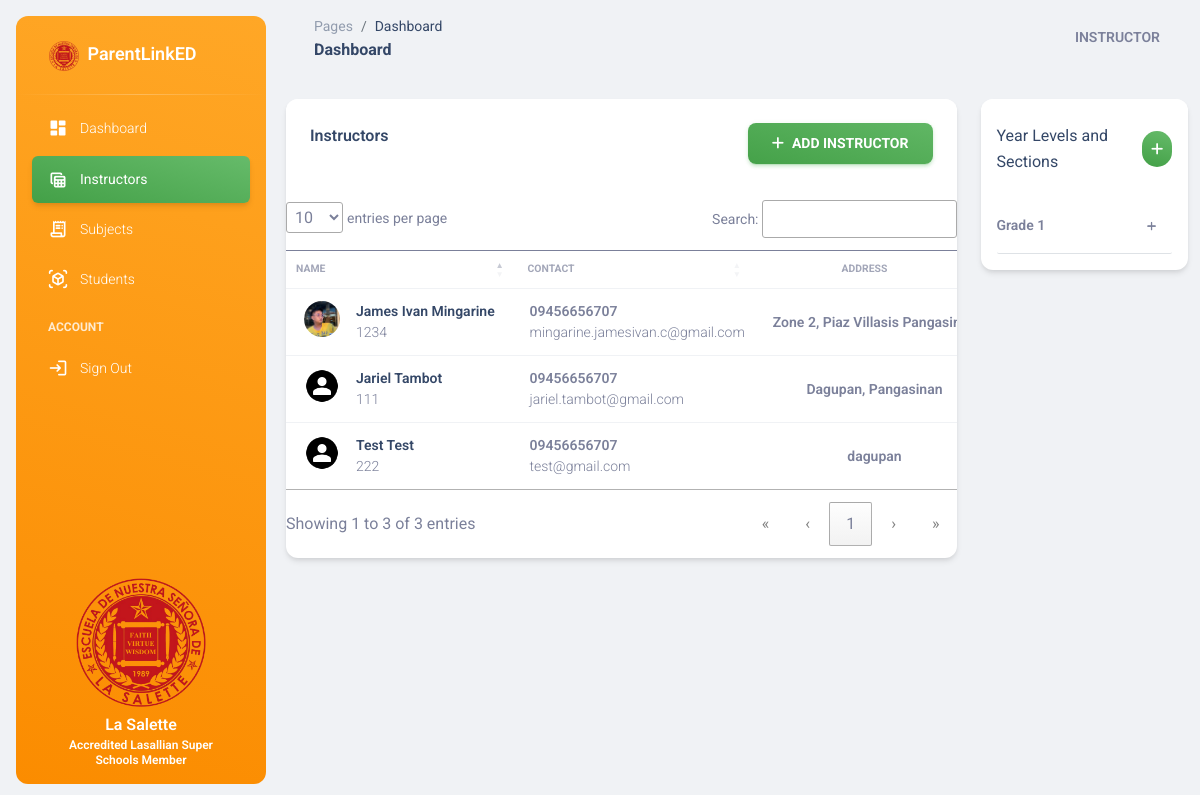
The page /instructors/ (signed in) on the database as committed earlier.
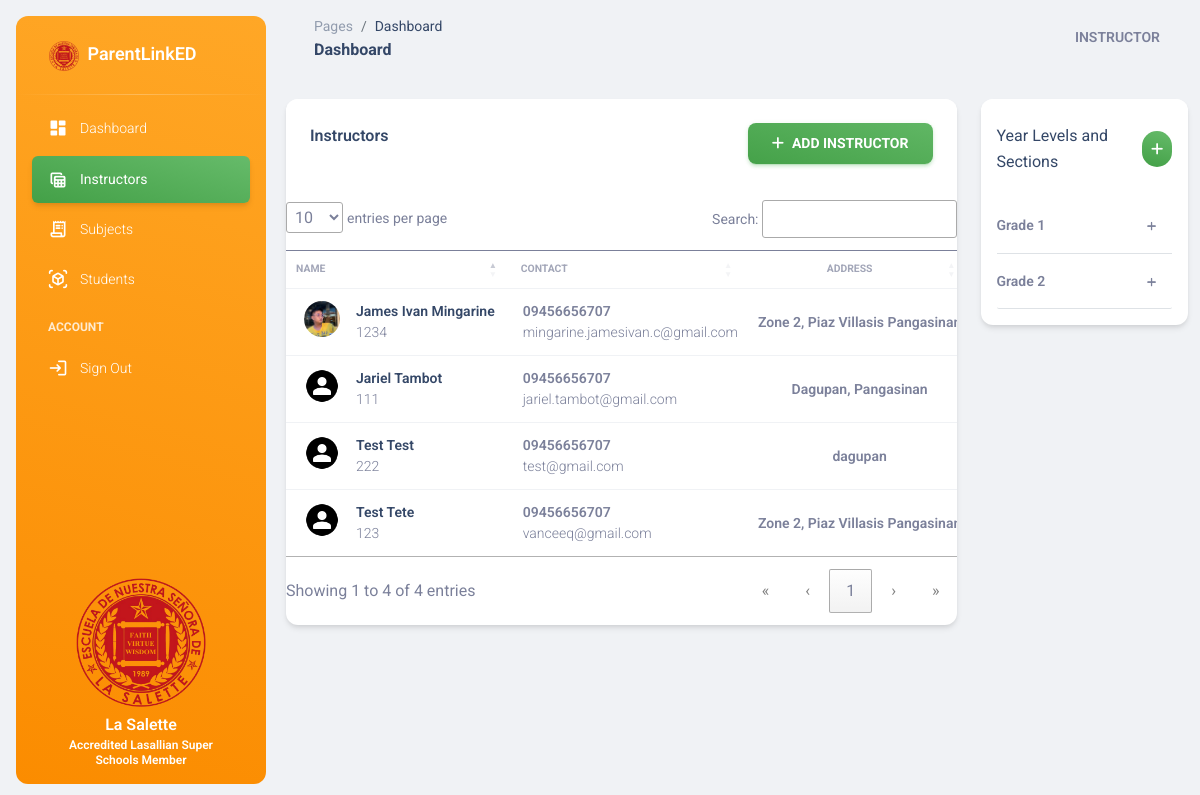
The same page on the database as committed later.
### base/models.py (models this page shows, shortened)
class Instructor(models.Model):
    user = models.OneToOneField(User, on_delete=models.CASCADE)
    employee_id = models.CharField(max_length=100, null = True, blank = True)
    contact_number = models.CharField(max_length=11, null = True, blank = True)
    address = models.CharField(max_length=255, null = True, blank = True)
    avatar = models.ImageField(upload_to='avatars/', default = '/default_avatar.png', null = True, blank = True)
    date_created = models.DateTimeField(auto_now_add=True, null = True, blank = True)

class YearLevelSection(models.Model):
    year_levels = [
        ('Grade 1', 'Grade 1'),
        ('Grade 2', 'Grade 2'),
        ('Grade 3', 'Grade 3'),
        ('Grade 4', 'Grade 4'),
        ('Grade 5', 'Grade 5'),
        ('Grade 6', 'Grade 6'),
    ]
    year_level = models.CharField(max_length=10, choices=year_levels)
    section = models.CharField(max_length=10)
    subjects = models.ManyToManyField(Subject, null=True, blank=True, related_name='year_level_sections')
    instructor = models.ForeignKey(Instructor, on_delete=models.CASCADE, related_name='year_level_sections', null = True, blank = True)
    slug = models.SlugField(max_length=255, unique=True, null=True, blank=True)
    def __str__(self):
        return f"{self.year_level} - {self.section}"

### base/views.py (the view)
# urls.py: path('instructors/', views.instructor_page, name='instructor_page'),
@login_required
def instructor_page(request):
    instructors = Instructor.objects.prefetch_related('year_level_sections__subjects').all()
    grouped_sections = get_grouped_sections()
    context = {
        'instructors': instructors,
        'grouped_sections': grouped_sections
    }
    return render(request, 'base/admin/instructor.html', context)

### base/views.py (called while the page is built)
def get_grouped_sections():
    year_level_sections = YearLevelSection.objects.annotate(student_count=Count('student')).order_by('id', 'section')
    grouped_sections = {}
    for section in year_level_sections:
        year_level = section.year_level
        if year_level not in grouped_sections:
            grouped_sections[year_level] = []
        grouped_sections[year_level].append(section)
    return grouped_sections

### base/templates/base/admin/instructor.html (shortened to what this page needs)
{% extends 'base.html' %}
{% block content %}
<div class="row">
    <div class="col-lg-9 col-md-7 mb-md-0 mb-4">
        <div class="card">
            <div class="card-header d-flex justify-content-between">
                <h6>Instructors</h6>
                <button class="btn text-sm mb-0 bg-gradient-success" data-bs-toggle="modal" data-bs-target="#add_new_instructor">
                    <i class="fa fa-plus text-white me-2" aria-hidden="true"></i>Add Instructor
                </button>
            </div>
            <div class="table-responsive">
              <table class="table align-items-center mb-0 mt-0" id="instructor_table">
                <thead>
                  <tr>
                    <th class="text-uppercase text-secondary text-xxs font-weight-bolder opacity-7">Name</th>
                    <th class="text-uppercase text-secondary text-xxs font-weight-bolder opacity-7 ps-2">Contact</th>
                    <th class="text-center text-uppercase text-secondary text-xxs font-weight-bolder opacity-7">Address</th>
                  </tr>
                </thead>
                <tbody>
                    {% for i in instructors %}
                    <tr>
                        <td>
                            <div class="d-flex px-2 py-1">
                                <div>
                                <img src="{{ i.avatar.url }}" class="avatar avatar-sm me-3">
                                </div>
                                <div class="d-flex flex-column justify-content-center">
                                <a href="{% url 'instructor_detail' i.employee_id %}"><h6 class="mb-0 text-sm text-capitalize">{{ i.user.first_name }} {{ i.user.last_name}}</h6></a>
                                <p class="text-sm text-secondary mb-0">{{i.employee_id}}</p>
                                </div>
                            </div>
                        </td>
                        <td>
                            <p class="text-sm font-weight-bold mb-0">{{ i.contact_number }}</p>
                            <p class="text-sm text-secondary mb-0">{{ i.user.email }}</p>
                        </td>
                        <td class="text-center">
                            <p class="text-sm font-weight-bold mb-0">{{ i.address }}</p>
                        </td>
                    </tr>
                    {% endfor %}
                </tbody>
              </table>
            </div>
        </div>
    </div>
    {% include 'base/admin/section_tab.html' %}
</div>
{% endblock %}

### base/templates/base/admin/section_tab.html (shortened to what this page needs)
<div class="col-lg-3 col-md-5 d-none d-md-block">
    <div class="card h-auto">
        <div class="card-header pb-0 px-3">
           <div class="d-flex justify-content-between align-items-center">
                 <a href="" class="mb-0" data-bs-toggle="tooltip" data-bs-title="view">Year Levels and Sections</a>
                 <a href="" type="button" data-bs-toggle="modal" data-bs-target="#add-section" class="bg-gradient-success avatar avatar-sm text-white"><i class="fa fa-plus"></i></a>
           </div>
        </div>
        <div class="card-body pt-4 p-3">
            <div class="accordion" id="accordionRental">
                {% for year_level, sections in grouped_sections.items %}
                    <div class="accordion-item">
                        <button class="accordion-button border-bottom font-weight-bold collapsed" type="button" data-bs-toggle="collapse" data-bs-target="#collapse_{{ year_level|slugify }}" aria-expanded="false" aria-controls="collapse_{{ year_level|slugify }}">
                            <small>{{ year_level }}</small>
                            <i class="collapse-close fa fa-plus text-xxs pt-1 position-absolute end-0 me-3" aria-hidden="true"></i>
                            <i class="collapse-open fa fa-minus text-xxs pt-1 position-absolute end-0 me-3" aria-hidden="true"></i>
                        </button>
                    </div>
                {% endfor %}
            </div>
        </div>
    </div>
</div>

Rows that differ between the two databases and show on the page:
added Instructor: avatar (placeholder picture), user.first_name "Test", user.last_name "Tete", employee_id "123", contact_number "09456656707", user.email "vanceeq@gmail.com", address "Zone 2, Piaz Villasis…"
added YearLevelSection: year_level "Grade 2"
Other text that changed with them:
text written by a page script: "entries per page Search: Showing 1 to 3 of 3 entries « ‹ 1 › »" → "entries per page Search: Showing 1 to 4 of 4 entries « ‹ 1 › »"
